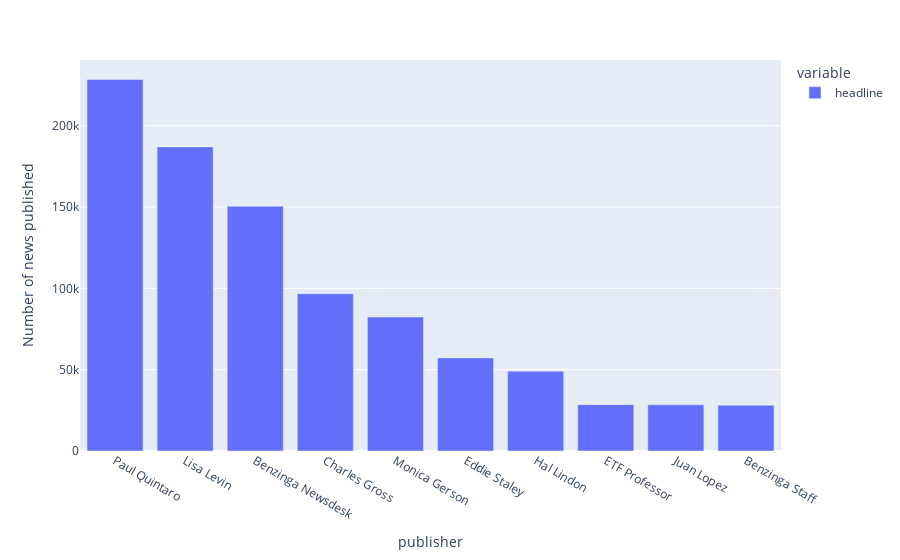

Source (notebook cell):
### Markdown cell above
##### Top 10 publishers

### Code cell
px.bar(news_publishers.head(10), labels={'value' : "Number of news published"})

### Figure 1 — Plotly figure (JSON) as saved in the notebook; plotly's stock layout.template omitted (floating-point values rounded to 4 significant figures)
{"data": [{"alignmentgroup": "True", "hovertemplate": "variable=headline<br>publisher=%{x}<br>Number of news published=%{y}<extra></extra>", "legendgroup": "headline", "marker": {"color": "#636efa", "pattern": {"shape": ""}}, "name": "headline", "offsetgroup": "headline", "orientation": "v", "showlegend": true, "textposition": "auto", "type": "bar", "x": ["Paul Quintaro", "Lisa Levin", "Benzinga Newsdesk", "Charles Gross", "Monica Gerson", "Eddie Staley", "Hal Lindon", "ETF Professor", "Juan Lopez", "Benzinga Staff"], "xaxis": "x", "y": [228373, 186979, 150484, 96732, 82380, 57254, 49047, 28489, 28438, 28114], "yaxis": "y"}], "layout": {"barmode": "relative", "legend": {"title": {"text": "variable"}, "tracegroupgap": 0}, "margin": {"t": 60}, "xaxis": {"anchor": "y", "domain": [0, 1], "title": {"text": "publisher"}}, "yaxis": {"anchor": "x", "domain": [0, 1], "title": {"text": "Number of news published"}}}}
